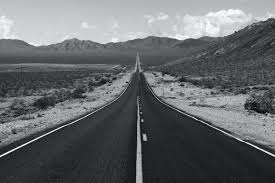
#> input picture NTNU-image-processing/hw2/assets/input/I.jpg, 275 x 183 px
$ python main.py
#> lines starting #> are read from the running program, lines starting #| are printed output that depends on the picture
import numpy as np
from PIL import Image

# Configure the image filepath
SAMPLE_img = "./assets/input/I.jpg"
GRAYSCALE_I = "./assets/output/I.jpg"
A_GRAYSCALE_I2 = "./assets/output/A-I2.jpg"
B_GRAYSCALE_I2 = "./assets/output/B-I2.jpg"


# Inital input sample image and get its height, width
sample_img = np.array(Image.open(SAMPLE_img))[..., 0]
sample_img_h, sample_img_w = sample_img.shape[:2]
#> sample_img_h = 183; sample_img_w = 275

def QuestionA():
    # Configure dithering matrix
    d_table = np.array([
        [0, 128, 32, 160],
        [192, 64, 224, 96],
        [48, 176, 16, 144],
        [240, 112, 208, 80]
    ])
    d_table_h, d_table_w = d_table.shape

    # Inital the blank matrix
    sample_img_blank = np.zeros(
        ((divmod(sample_img_h, d_table_h)[0]+1) * d_table_h, (divmod(sample_img_w, d_table_w)[0]+1) * d_table_w),
        dtype="uint8"
    )

    # Halftoning process
    sample_img_blank[:sample_img_h, :sample_img_w] = sample_img.copy()
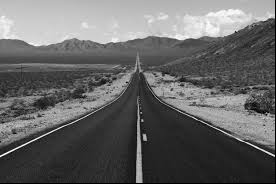
#> sample_img_blank: shape (184, 276); min 0, max 254, mean 101.1
    d_table_img = np.tile(d_table, (sample_img_blank.shape[0]//d_table_h, sample_img_blank.shape[1]//d_table_w))

    # Threshold process
    I2_img = (sample_img_blank >= d_table_img)[:sample_img_h, :sample_img_w]
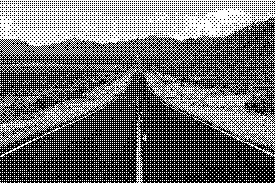
#> I2_img: shape (183, 275) bool; 43.5% white in thin lines or dots

    # Save image by numpy and PIL
    I_img = Image.fromarray(sample_img)
    I2_img = Image.fromarray(I2_img)
#> I2_img: PIL image 275x183 1; 43.5% white in thin lines or dots
    I_img.save(GRAYSCALE_I)
    I2_img.save(A_GRAYSCALE_I2)

def QuestionB():
    # Configure dithering matrix
    d_table = np.array([
        [0, 56],
        [84, 28]
    ])
    d_table_h, d_table_w = d_table.shape

    # Inital the blank matrix
    sample_img_blank = np.zeros(
        ((divmod(sample_img_h, d_table_h)[0]+1) * d_table_h, (divmod(sample_img_w, d_table_w)[0]+1) * d_table_w),
        dtype="uint8"
    )

    # Halftoning process and Configure Q matrix
    sample_img_blank[:sample_img_h, :sample_img_w] = sample_img.copy()
    q_table_img = sample_img_blank / 85
    d_table_img = np.tile(d_table, (sample_img_blank.shape[0]//d_table_h, sample_img_blank.shape[1]//d_table_w))

    # Threshold process
    I2_img = (q_table_img + (sample_img_blank - 85 * q_table_img >= d_table_img))[:sample_img_h, :sample_img_w]
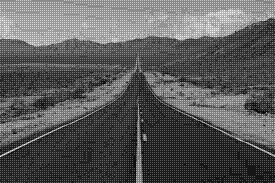
#> I2_img: shape (183, 275) float64; min 0, max 3.99, mean 1.43; drawn with min black and max white

    # Scale to 0 ~ 255
    I2_img = (I2_img * 255).astype(np.uint8)
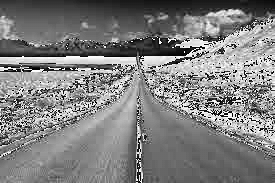
#> I2_img: shape (183, 275); min 0, max 255, mean 127.3

    # Save image by numpy and PIL
    I2_img = Image.fromarray(I2_img)
    I2_img.save(B_GRAYSCALE_I2)


if __name__ == "__main__":
    QuestionA()
    QuestionB()
